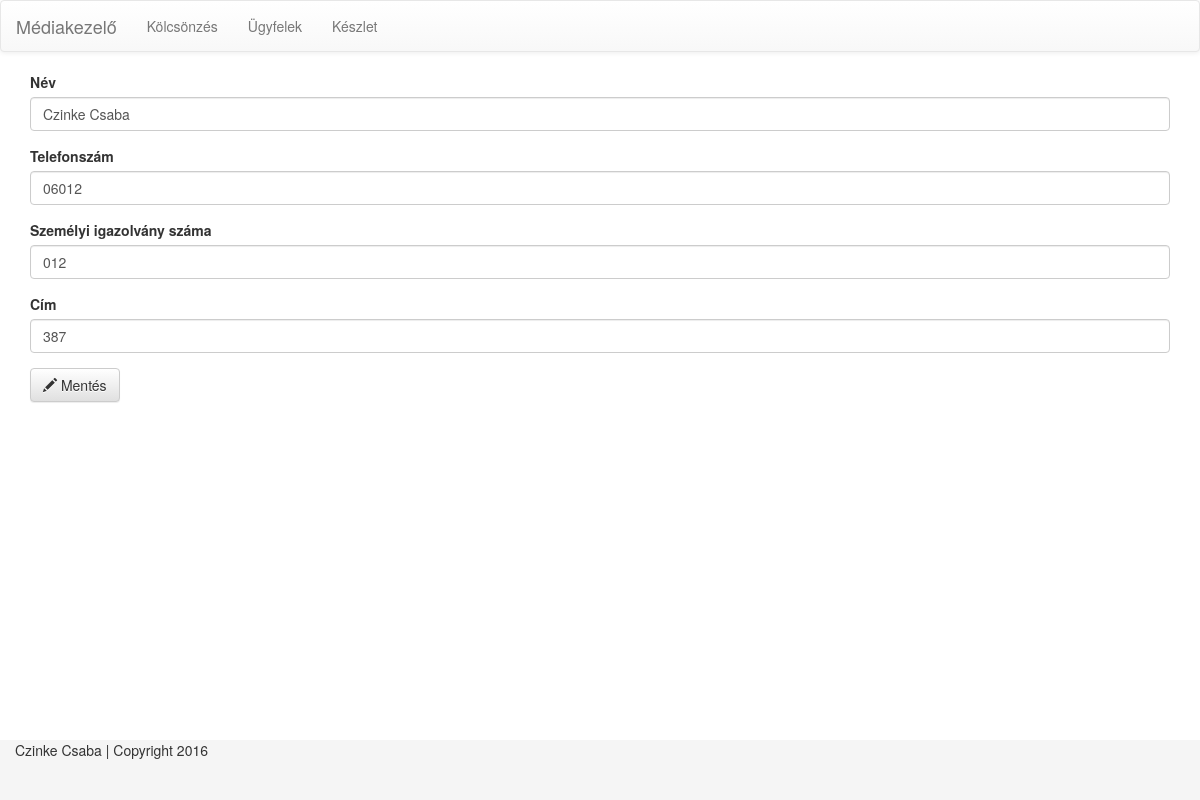
Before: /customer/editcustomer/1/ with the older database file.
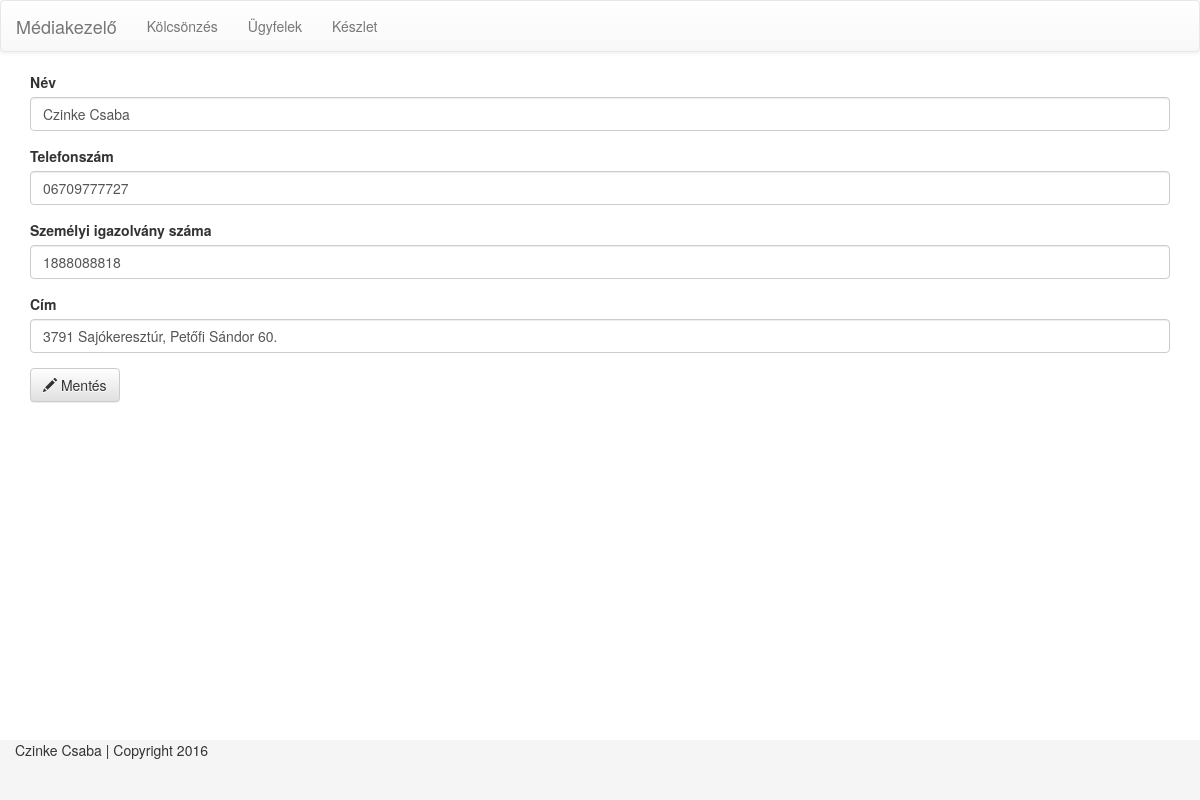
After: the same page with the newer database file.
### customerService/models.py (models this page shows, shortened)
class Customer(models.Model):
    name = models.CharField(max_length=200)
    customer_identifier = models.CharField(max_length=200, unique=True)
    phone_number = models.CharField(max_length=20)
    personal_identifier = models.CharField(max_length=20)
    address = models.CharField(max_length=200)
    is_deleted = models.BooleanField(default=False)

### customerService/views.py (the view)
# urls.py: url(r'^editcustomer/(?P<customer_id>[0-9]+)/$', views.edit_customer, name='editcustomer'),
def edit_customer(request, customer_id):
    template = loader.get_template(TemplateKeys.edit_customer)
    context = {
        'customer': DataAccess.get_customer_by_id(customer_id),
    }
    return HttpResponse(template.render(context, request))

### customerService/data_access/customer_data_access.py (called while the page is built)
def get_customer_by_id(customer_id):
    return Customer.objects.get(id = customer_id)

### customerService/templates/editcustomer.html (shortened to what this page needs)
{% extends "header_footer.html" %}
{% block content %}
<div class="container">
    <form action="{% url 'customer:updatecustomer' customer.id%}" method="post" role="form">
        <div class="form-group">
            <label for="name">Név</label>
            <input type="text" name="name" id="name" class="form-control" value="{{customer.name}}"/>
        </div>
        <div class="form-group">
            <label for="phone">Telefonszám</label>
            <input type="text" name="phone" id="phone" class="form-control" value="{{customer.phone_number}}"/>
        </div>
        <div class="form-group">
            <label for="pid">Személyi igazolvány száma</label>
            <input type="text" name="pid" id="pid" class="form-control" value="{{customer.personal_identifier}}"/>
        </div>
        <div class="form-group">
            <label for="address">Cím</label>
            <input type="text" name="address" id="address" class="form-control" value="{{customer.address}}"/>
        </div>
        <button type="submit" class="btn btn-default"><span class="glyphicon glyphicon-pencil"></span> Mentés</button>
    </form>
</div>
{% endblock %}

Changed rows visible on the page:
changed Customer "Czinke Csaba": phone "06012" → "06709777727"; pid "012" → "1888088818"; address "387" → "3791 Sajókeresztúr, Petőfi Sándor 60."
